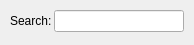
<?xml version="1.0" encoding="UTF-8"?>
<ui version="4.0">
 <class>ReferenceView</class>
 <widget class="QWidget" name="ReferenceView">
  <property name="geometry">
   <rect>
    <x>0</x>
    <y>0</y>
    <width>194</width>
    <height>45</height>
   </rect>
  </property>
  <property name="windowTitle">
   <string>Form</string>
  </property>
  <property name="autoFillBackground">
   <bool>true</bool>
  </property>
  <widget class="QSplitter" name="mainSplitter">
   <property name="geometry">
    <rect>
     <x>10</x>
     <y>10</y>
     <width>174</width>
     <height>22</height>
    </rect>
   </property>
   <property name="frameShape">
    <enum>QFrame::NoFrame</enum>
   </property>
   <property name="lineWidth">
    <number>0</number>
   </property>
   <property name="orientation">
    <enum>Qt::Vertical</enum>
   </property>
   <property name="opaqueResize">
    <bool>true</bool>
   </property>
   <property name="handleWidth">
    <number>2</number>
   </property>
   <property name="childrenCollapsible">
    <bool>false</bool>
   </property>
   <widget class="QWidget" name="layoutWidget">
    <layout class="QHBoxLayout" name="horizontalLayout">
     <property name="spacing">
      <number>2</number>
     </property>
     <property name="sizeConstraint">
      <enum>QLayout::SetMinimumSize</enum>
     </property>
     <item>
      <widget class="QLabel" name="searchLabel">
       <property name="text">
        <string>Search:</string>
       </property>
      </widget>
     </item>
     <item>
      <widget class="QLineEdit" name="searchBox"/>
     </item>
    </layout>
   </widget>
  </widget>
 </widget>
 <resources/>
 <connections/>
</ui>
